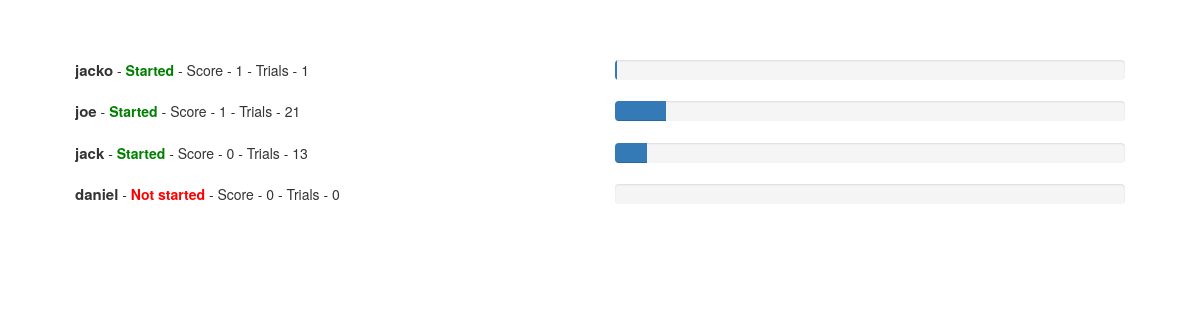
The page /realtime on the database as committed earlier.
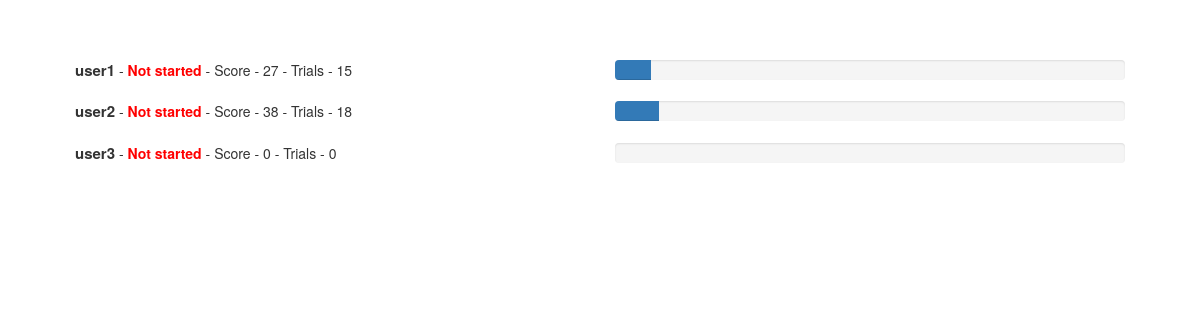
The same page on the database as committed later.
### app/models/users.py (models this page shows, shortened)
class User(UserMixin, db.Model):
    __tablename__ = 'users'
    id = db.Column(db.Integer, primary_key=True)
    email = db.Column(db.String(64), unique=True, index=True)
    username = db.Column(db.String(64), unique=True, index=True)
    password_hash = db.Column(db.String(128))
    confirmed = db.Column(db.Boolean, default=True)
    avatar_hash = db.Column(db.String(32))
    member_since = db.Column(db.DateTime, default=datetime.utcnow)
    total_reps = db.Column(db.Integer, default=0)
    last_index = db.Column(db.Integer, default=0)
    score = db.Column(db.Integer, default=0)
    if DESIGN == 2:
        x = [str(randint(1,2)), '3']
    else:
        x = [str(i) for i in list(range(1,4))]
    shuffle(x)
    x = ['3','2']
    x = ','.join(x)
    scheduler_order = db.Column(db.String, default=x)
    set_num = db.Column(db.Integer, default=1)
    feedback_1 = db.Column(db.Text, default='')
    feedback_2 = db.Column(db.Text, default='')
    feedback_3 = db.Column(db.Text, default='')
    sequential_cycle = db.Column(db.Integer, default=1)
    started = db.Column(db.Integer, default=0)
    last_time = db.Column(db.Integer)
    collections = db.relationship('FlashcardCollection', backref='user', lazy='dynamic')
    @property
    def password(self):
        raise AttributeError('Password is not a readable Attribute')

### app/main/views.py (the view)
@main.route('/realtime')
def realtime():
    sqlite_file = 'data-dev.sqlite'
    user_ids = []
    values = []
    conn = sqlite3.connect(sqlite_file)
    c = conn.cursor()
    for row in c.execute("SELECT rowid, * FROM users"):
        user_ids.append(row[3])
        values.append(str(row[-2]) + ',' + str(row[-9]) + ',' + str(row[-11]))
    ls = dict(zip(user_ids, values))
    return render_template('realtime.html', ls=ls)

### app/auth/views.py (called while the page is built)
@auth.before_app_request
def before_request():
    if current_user.is_authenticated:
        if not current_user.confirmed \
                and request.endpoint \
                and request.endpoint[:5] != 'auth.' \
                and request.endpoint != 'static':
            return redirect(url_for('auth.unconfirmed'))

### app/main/views.py (called while the page is built)
@main.after_app_request
def after_request(response):
    for query in get_debug_queries():
        if query.duration >= current_app.config['FLASHCARD_SLOW_DB_QUERY_TIME']:
            current_app.logger.warning(
                'Slow query: %s\nParameters: %s\nDuration: %fs\nContext: %s\n' %
                (query.statement, query.parameters, query.duration, query.context))
    return response

### app/templates/realtime.html (shortened to what this page needs)
{% extends "base2.html" %}
{% block page_content %}
        {% for key in ls.keys() %}
            <div class="row">
              <div class="col-sm-6">
                <b style="font-size: 15px">{{key}}</b>{% if ls[key].split(',')[0] == '0' %} - <b class="red">Not started</b>{% else %} - <b class="green">Started</b>{% endif %} - Score - {{ls[key].split(',')[1]}} - Trials - {{ls[key].split(',')[2]}}
              </div>
              <div class="col-sm-6">
                <div class="progress" style="margin-bottom:0">
                  <div class="progress-bar"role="progressbar" aria-valuenow="{{(ls[key].split(',')[2]|int/210)*100}}" aria-valuemin="0" aria-valuemax="100" style="width:{{(ls[key].split(',')[2]|int/210)*100}}%"></div>
                </div>
              </div>
            </div>
          <br/>
        {% endfor %}
{% endblock %}

### app/templates/base2.html (shortened to what this page needs)
{% extends "bootstrap/base.html" %}
{% block head %}
    {{ super() }}
    <link rel="stylesheet" type="text/css" href="{{ url_for('static', filename='css/style.css') }}">
{% endblock %}
{% block  content %}
    <div class="container" style="padding: 5% !important">
        {% block page_content %}{% endblock %}
    </div>
{% endblock %}

### app/static/css/style.css (style rules this page uses)
.red { color: red; }
.container { padding: 10px !important }

Rows that differ between the two databases and show on the page:
removed User: username "jacko", shows "Started", username "1"
removed User: username "joe", shows "Started", username "1", username "21"
removed User: username "daniel", shows "Not started", username "0"
added User: username "user1", shows "Not started", username "27", username "15"
added User: username "user2", shows "Not started", username "38", username "18"
changed User: username "jack" → "user3"; username "13" → "0"; username "Started" → "Not started"
